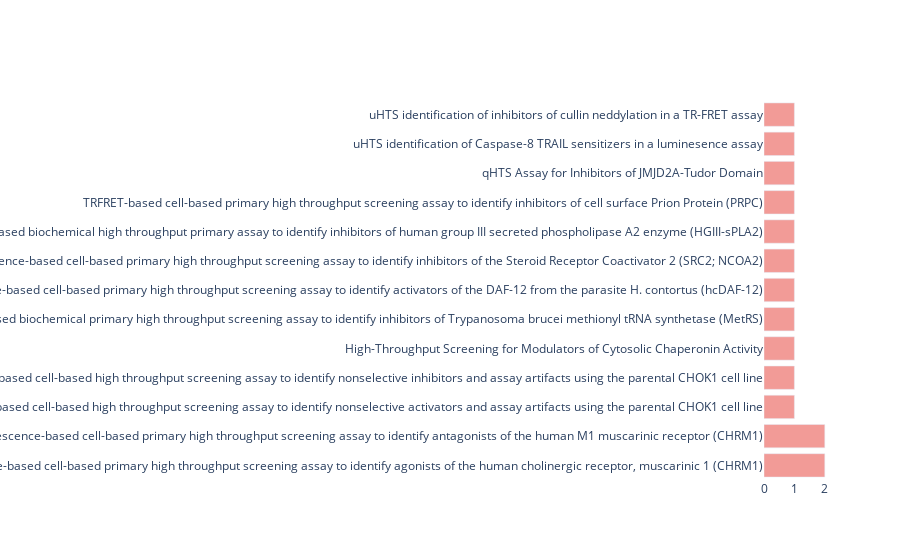

Notebook source saved alongside this figure:
### Code cell
fig4 = go.Figure(data=[go.Bar(name='Active', x=combined_data_final_Active.groupby('aidname').\
count()[['cid']].reset_index().sort_values(by='cid', ascending= False)['cid'], y=combined_data_final_Active.groupby('aidname').\
count()[['cid']].reset_index()['aidname'], orientation = 'h', marker_color= '#f29b97')])
fig4.update_layout( plot_bgcolor='white')
fig4.update_xaxes(showgrid=True, ticklen=1, tick0 = 0 ,dtick = 1)

### Figure 1 — Plotly figure (JSON) as saved in the notebook; plotly's stock layout.template omitted (floating-point values rounded to 4 significant figures)
{"data": [{"marker": {"color": "#f29b97"}, "name": "Active", "orientation": "h", "type": "bar", "x": [2, 2, 1, 1, 1, 1, 1, 1, 1, 1, 1, 1, 1], "y": ["Fluorescence-based cell-based primary high throughput screening assay to identify agonists of the human cholinergic receptor, muscarinic 1 (CHRM1)", "Fluorescence-based cell-based primary high throughput screening assay to identify antagonists of the human M1 muscarinic receptor (CHRM1)", "Full deck counterscreen for agonists of the human M1 muscarinic receptor (CHRM1): Fluorescence-based cell-based high throughput screening assay to identify nonselective activators and assay artifacts using the parental CHOK1 cell line", "Full deck counterscreen for antagonists of the human M1 muscarinic receptor (CHRM1): Fluorescence-based cell-based high throughput screening assay to identify nonselective inhibitors and assay artifacts using the parental CHOK1 cell line", "High-Throughput Screening for Modulators of Cytosolic Chaperonin Activity", "Luminescence-based biochemical primary high throughput screening assay to identify inhibitors of Trypanosoma brucei methionyl tRNA synthetase (MetRS)", "Luminescence-based cell-based primary high throughput screening assay to identify activators of the DAF-12 from the parasite H. contortus (hcDAF-12)", "Luminescence-based cell-based primary high throughput screening assay to identify inhibitors of the Steroid Receptor Coactivator 2 (SRC2; NCOA2)", "QFRET-based biochemical high throughput primary assay to identify inhibitors of human group III secreted phospholipase A2 enzyme (HGIII-sPLA2)", "TRFRET-based cell-based primary high throughput screening assay to identify inhibitors of cell surface Prion Protein (PRPC)", "qHTS Assay for Inhibitors of JMJD2A-Tudor Domain", "uHTS identification of Caspase-8 TRAIL sensitizers in a luminesence assay", "uHTS identification of inhibitors of cullin neddylation in a TR-FRET assay"]}], "layout": {"plot_bgcolor": "white", "xaxis": {"dtick": 1, "showgrid": true, "tick0": 0, "ticklen": 1}}}
